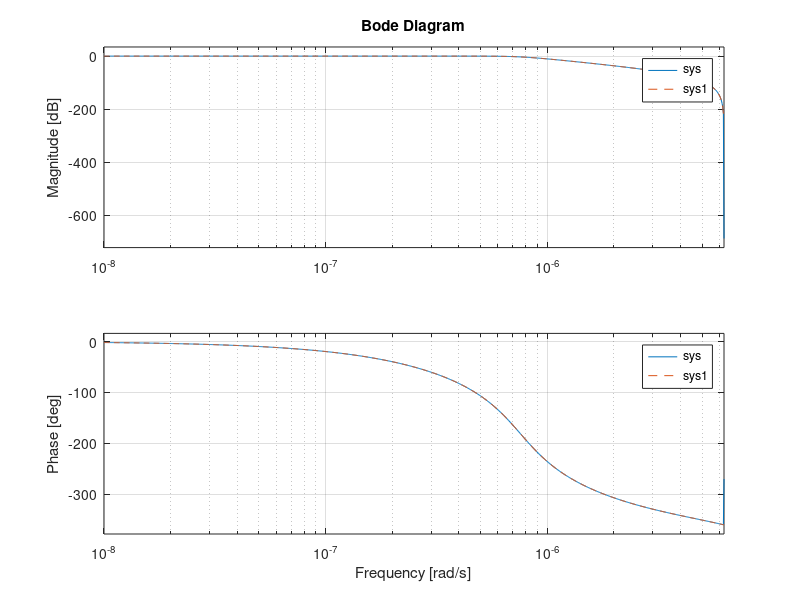

The MATLAB source for this figure:
fs = 500e3;
fc = 30e3;
[b, a] = butter(4,fc/(fs/2));
%[z, p, k] = tf2zp(b, a);
%coeff = zp2sos(z, p, k);
%%%
%fvtool(coeff)
sys=tf(b,a, fs);
sys1=tf(b/a(3),a/a(3), fs);
sys1=sys1/dcgain(sys1);

bode(sys,'-', sys1,'--')


